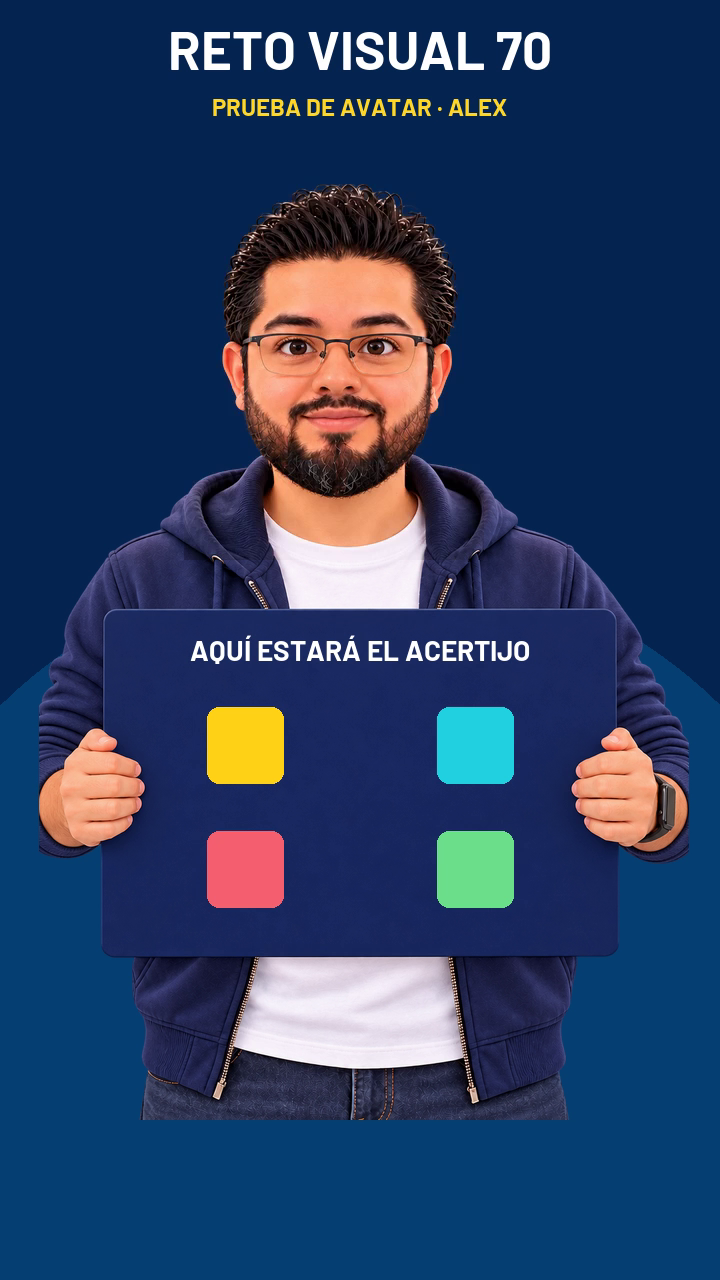
#> input picture assets/presenter/base-aprobada.png, 720 x 1280 px, found by its file name; its folder holds 4 pictures in this run
$ python second_video.py
#> lines starting #> are read from the running program, lines starting #| are printed output that depends on the picture
### daily/animate_natural.py
"""Continuous optical-flow facial morphing; approximate lip activity, not forced alignment."""
from pathlib import Path
import subprocess,json,math,hashlib,time
import cv2
import numpy as np
from PIL import Image,ImageDraw,ImageFilter


ROOT=Path(__file__).resolve().parent.parent
OLD=ROOT/'reto-visual-70/output/avatar-alex-expresivo-v2'
OUT=ROOT/'reto-visual-70/output/avatar-alex-natural-v3'
W,H,FPS,N=720,1280,30,450
cv2.setNumThreads(2)

class Morph:
    def __init__(self,a,b):
        self.a=np.asarray(a.convert('RGB'));self.b=np.asarray(b.convert('RGB'))
        ga=cv2.cvtColor(self.a,cv2.COLOR_RGB2GRAY);gb=cv2.cvtColor(self.b,cv2.COLOR_RGB2GRAY)
        opts=(.5,4,25,5,7,1.5,0)
        self.f=cv2.calcOpticalFlowFarneback(ga,gb,None,*opts)
        self.r=cv2.calcOpticalFlowFarneback(gb,ga,None,*opts)
        self.f=cv2.GaussianBlur(self.f,(5,5),0);self.r=cv2.GaussianBlur(self.r,(5,5),0)
        self.x,self.y=np.meshgrid(np.arange(self.a.shape[1],dtype=np.float32),np.arange(self.a.shape[0],dtype=np.float32))
    def at(self,t):
        t=float(np.clip(t,0,1))
        if t<.0001:return Image.fromarray(self.a)
        if t>.9999:return Image.fromarray(self.b)
        wa=cv2.remap(self.a,self.x-self.f[:,:,0]*t,self.y-self.f[:,:,1]*t,cv2.INTER_CUBIC,borderMode=cv2.BORDER_REFLECT)
        wb=cv2.remap(self.b,self.x-self.r[:,:,0]*(1-t),self.y-self.r[:,:,1]*(1-t),cv2.INTER_CUBIC,borderMode=cv2.BORDER_REFLECT)
        return Image.fromarray(cv2.addWeighted(wa,1-t,wb,t,0))

def feather(size):
    m=Image.new('L',size);d=ImageDraw.Draw(m)
    d.rounded_rectangle((8,8,size[0]-8,size[1]-8),radius=24,fill=255)
    return m.filter(ImageFilter.GaussianBlur(5))

def cells(path):
    im=Image.open(path).convert('RGB');s=im.width//2
    return [im.crop(((i%2)*s,(i//2)*s,(i%2+1)*s,(i//2+1)*s)).resize((380,380),Image.Resampling.LANCZOS) for i in range(4)]

# [41 lines left out: functions pulse, controls, not called in this run]

### daily/animate_expressive.py
import numpy as np
from PIL import Image

def align(im,ref):
    # Translation registration on stable facial areas, excluding mouth and eyes.
    a=np.asarray(im.convert('RGB'),dtype=np.float32)
    b=np.asarray(ref.convert('RGB'),dtype=np.float32)
    weights=np.zeros((380,380),bool)
    weights[18:60,100:285]=True
    weights[145:185,140:235]=True
    weights[95:155,175:202]=True
    best=(float('inf'),0,0)
    for dy in range(-14,15):
        for dx in range(-10,11):
            score=float(np.mean(np.abs(np.roll(a,(dy,dx),(0,1))[weights]-b[weights])))
            if score<best[0]:best=(score,dx,dy)
    shifted=Image.new('RGB',im.size)
    shifted.paste(im,(best[1],best[2]))
    return shifted,list(best)

### daily/second_video.py
"""Complete 70-second color memory challenge, approved avatar and Alex style. Local only."""
from pathlib import Path
from functools import lru_cache
import subprocess,json,math,time,hashlib
import numpy as np
import soundfile as sf
from PIL import Image,ImageDraw,ImageFont
import animate_natural as motion
from animate_natural import Morph,feather,cells,pulse
from animate_expressive import align

ROOT=Path(__file__).resolve().parent.parent
OUT=ROOT/'output/current'
OLD=V4=V5=NAT=ROOT/'assets/presenter'
FACE=(280,200,660,580)
COLORS={'amarillo':'#ffd52a','azul':'#48bcff','verde':'#6ee295','rojo':'#f45d70','rosa':'#ff9bcc','morado':'#c09bff','naranja':'#ffad5c','turquesa':'#48dce2'}
NAMES={'mug':'TAZA','key':'LLAVE','heart':'CORAZÓN','umbrella':'PARAGUAS','star':'ESTRELLA','leaf':'HOJA','gift':'REGALO','clock':'RELOJ'}
ROUNDS=[
 {'start':6,'mask':13,'search':14,'answer':20,'end':25,'items':[('mug','amarillo'),('key','verde'),('heart','rosa'),('umbrella','morado')],'target':'mug','new':'azul'},
 {'start':25,'mask':33,'search':34,'answer':40,'end':45,'items':[('star','rojo'),('leaf','amarillo'),('gift','morado'),('mug','azul'),('key','naranja'),('heart','rosa')],'target':'star','new':'verde'},
 {'start':45,'mask':54,'search':55,'answer':61,'end':66,'items':[('clock','azul'),('heart','rojo'),('umbrella','naranja'),('star','amarillo'),('leaf','verde'),('gift','morado'),('key','turquesa'),('mug','rosa')],'target':'clock','new':'rosa'},
]
PANEL=(154,615,567,945)
BASE=None
EPISODE=4

@lru_cache(maxsize=32)
def font(n):return ImageFont.truetype(str(ROOT/'assets/fonts/Barlow-Bold.ttf'),n)

def text(d,xy,s,n=25,color='white',anchor='mt'):
    d.text(xy,s,font=font(n),fill=color,anchor=anchor)

# [44 lines left out: functions icon, state, not called in this run]

def items(i,phase):
    r=ROUNDS[i]
    return [(name,r['new'] if phase in ['search','answer'] and name==r['target'] else color) for name,color in r['items']]

def slots(i):
    cols=[2,3,4][i];xs=[360+(j-(cols-1)/2)*(390/cols) for j in range(cols)]
    return [(round(xs[j%cols]),[743,862][j//cols]) for j in range(len(ROUNDS[i]['items']))]

# [51 lines left out: function board, not called in this run]

def validate_logic():
    assert [len(r['items']) for r in ROUNDS]==[4,6,8]
    for i,r in enumerate(ROUNDS):
        assert len(dict(r['items']))==len(r['items'])
        assert dict(r['items'])[r['target']]!=r['new']
        assert [n for n,c in items(i,'memory')]==[n for n,c in items(i,'search')]
        assert [n for (n,c),(_,c2) in zip(items(i,'memory'),items(i,'search')) if c!=c2]==[r['target']]
        assert r['search']-r['mask']==1 and r['end']-r['answer']==5
    assert ROUNDS[0]['start']==6 and ROUNDS[-1]['end']==66
    assert ROUNDS[0]['end']==ROUNDS[1]['start'] and ROUNDS[1]['end']==ROUNDS[2]['start']

def main(filename='reto-visual-70-video-002-color-v1-final.mp4'):
    global BASE
    validate_logic()
    dest=OUT/filename;assert not dest.exists()
    if not (OUT/'base-aprobada.png').exists():
        import shutil
        shutil.copyfile(V5/'base-aprobada.png',OUT/'base-aprobada.png')
    BASE=Image.open(OUT/'base-aprobada.png').convert('RGBA')
    # Registered face and geometry are exactly the approved v4 calibration; only
    # narration and corresponding motion curves are new for the actual challenge.
    av=Image.open(V4/'face-reference.png').convert('RGBA')
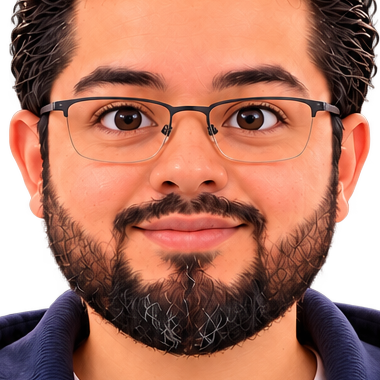
#> input picture assets/presenter/face-reference.png, 380 x 380 px
#> av is the input picture: PIL image 380x380 RGBA; mean R, G, B, A 156.3, 96.7, 78.6, 223.9
    ref=av.convert('RGB');alpha=av.getchannel('A')
    def registered(path):return [align(c,ref)[0] for c in cells(path)]
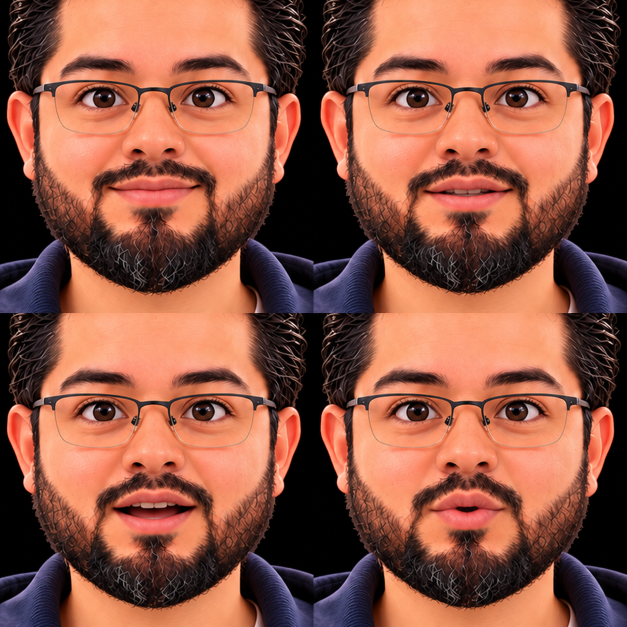
#> input picture assets/presenter/bocas-naturales-atlas.png, 1254 x 1254 px (shown at 1/2 size)
#> in cells, im is the input picture: PIL image 1254x1254 RGB; mean R, G, B 142.4, 86.4, 69.1
#> after the loop in align, `for dy in range(-14,15):`: best = (3.5, 3, 0)
#> in align, `shifted=Image.new('RGB',im.size)`: shifted: PIL image 380x380 RGB; every value is 0
    nat=registered(NAT/'bocas-naturales-atlas.png');old=registered(OLD/'expresiones-atlas.png')
#> after `nat = registered(NAT / 'bocas-naturales-atlas.png')`: nat = 4 items
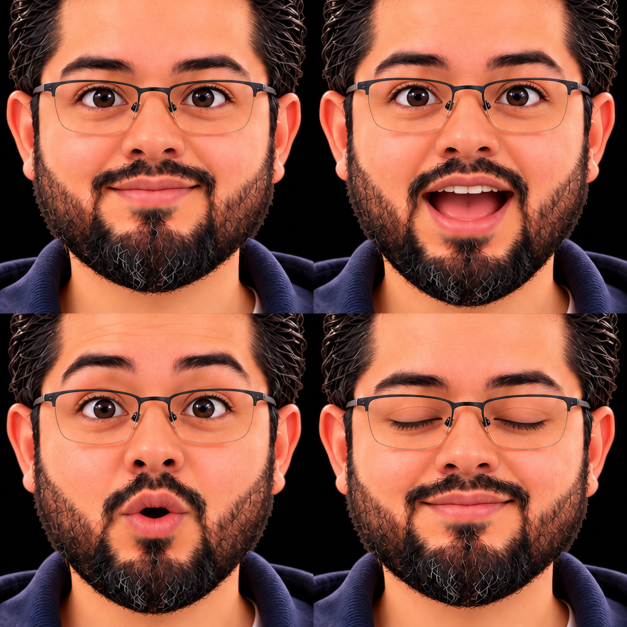
#> input picture assets/presenter/expresiones-atlas.png, 1254 x 1254 px (shown at 1/2 size)
#> in cells, im is the input picture: PIL image 1254x1254 RGB; mean R, G, B 140.2, 83.8, 67.6
#> in align (call 7), `a=np.asarray(im.convert('RGB'),dtype=np.float32)`:
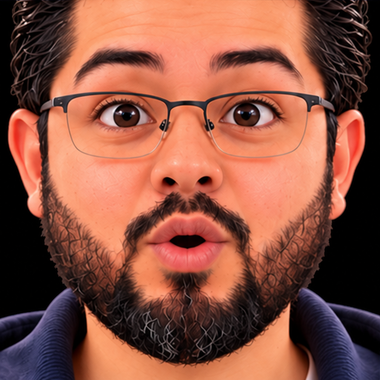
#> a: shape (380, 380, 3) float32; mean R, G, B 139.3, 82.7, 66.6
#> after the loop in align (call 7), `for dy in range(-14,15):`: best = (13.07, 1, 8)
#> in align (call 8), `a=np.asarray(im.convert('RGB'),dtype=np.float32)`:
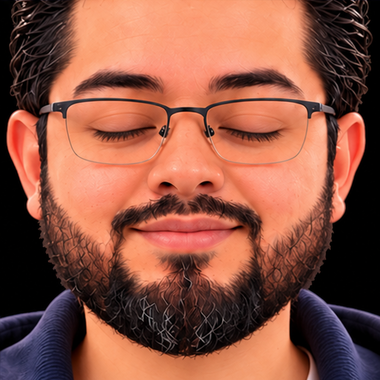
#> a: shape (380, 380, 3) float32; mean R, G, B 141.7, 84.9, 68.1
#> after the loop in align (call 8), `for dy in range(-14,15):`: best = (4.8, 3, -1)
#> in align (call 8), `shifted.paste(im,(best[1],best[2]))`:
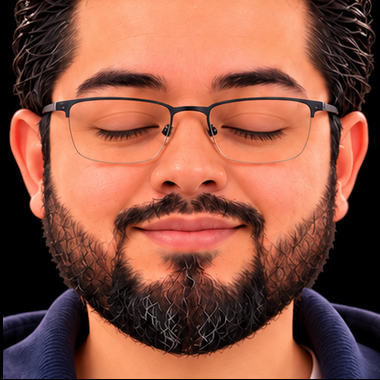
#> shifted: PIL image 380x380 RGB; mean R, G, B 141.2, 84.6, 67.8
#> after `old = registered(OLD / 'expresiones-atlas.png')`: old = 4 items
    mouthbox=(83,181,298,298);eyebox=(46,85,334,169);browbox=(63,44,317,94)
    slight=Morph(nat[1].crop(mouthbox),nat[2].crop(mouthbox)).at(.18)
    intermediate=Morph(nat[2].crop(mouthbox),old[1].crop(mouthbox)).at(.78)
    rounded=Morph(nat[3].crop(mouthbox),old[2].crop(mouthbox)).at(.50)
#> in __init__ (call 3), `ga = cv2.cvtColor(self.a, cv2.COLOR_RGB2GRAY)`:
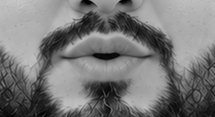
#> ga: shape (117, 215); min 0, max 202, mean 119.7
    m01=Morph(ref.crop(mouthbox),slight);m12=Morph(slight,intermediate)
    eyes=Morph(ref.crop(eyebox),old[3].crop(eyebox));brows=Morph(ref.crop(browbox),old[2].crop(browbox))
    masks={b:feather((b[2]-b[0],b[3]-b[1])) for b in [mouthbox,eyebox,browbox]}
#> masks = 3 items
    wav=OUT/'narracion-final.wav';wave,rate=sf.read(wav,dtype='float32');assert rate==24000 and len(wave)==70*rate
    narration=json.loads((OUT/'narracion.json').read_text(encoding='utf-8'))
    motion.N=2100;rows=motion.controls(wave,narration['sentences'])
    for row in rows:
        t=row['t'];row['blink']=max(pulse(t,c) for c in [1.27,4.34,8.36,12.4,17.3,22.7,28.4,32.6,37.2,42.5,48.4,52.6,57.8,63.4,68.2])
        row['brow']=sum(.23*math.exp(-.5*((t-c)/.35)**2) for c in [1.,14.5,20.5,34.5,40.5,55.5,61.5,67.])
    started=time.monotonic();round_cache={};face_cache={};saved=[]
    proc=subprocess.Popen(['ffmpeg','-v','error','-n','-f','rawvideo','-pix_fmt','rgb24','-s','720x1280','-r','30','-i','pipe:0','-i',str(wav),'-vf','scale=1080:1920:flags=lanczos,setsar=1','-c:v','libx264','-threads','2','-preset','veryfast','-crf','18','-pix_fmt','yuv420p','-c:a','aac','-b:a','128k','-t','70','-movflags','+faststart',str(dest)],stdin=subprocess.PIPE)
    sample_times=[2,8,13.5,16,22,27,33.5,36,42,48,54.5,57,63,68]
    try:
        for n,row in enumerate(rows):
            t=n/30;i,phase,end=state(t);count=max(1,math.ceil(end-t))
            im=board(i,phase,count).copy()
            j=min(.95,row['jaw']*1.20)
            # Fine temporal cache preserves smooth variation, not discrete visemes.
            key=(round(j*120),round(row['rounding']*120),round(row['blink']*60),round(row['brow']*120))
            if key not in face_cache:
                face=ref.copy();mouth=m01.at(j/.34) if j<=.34 else m12.at((j-.34)/.66)
                if row['rounding']>.005 and j>.04:
                    k=round(j*60)
                    if k not in round_cache:
                        anchor=m01.at(k/60/.34) if k/60<=.34 else m12.at((k/60-.34)/.66)
                        round_cache[k]=Morph(anchor,rounded)
                    mouth=round_cache[k].at(row['rounding']*.65*min(1,j/.25))
                face.paste(mouth,mouthbox[:2],masks[mouthbox])
                face.paste(eyes.at(row['blink']),eyebox[:2],masks[eyebox])
                face.paste(brows.at(row['brow']),browbox[:2],masks[browbox])
                layer=face.convert('RGBA');layer.putalpha(alpha)
                face_cache[key]=layer.resize((241,241),Image.Resampling.LANCZOS)
            im.alpha_composite(face_cache[key],(217,272))
            rgb=im.convert('RGB');proc.stdin.write(rgb.tobytes())
            if any(n==round(st*30) for st in sample_times):
                filename=f'frame-disenado-{n:04d}.png';rgb.resize((1080,1920),Image.Resampling.LANCZOS).save(OUT/filename);saved.append({'frame':n,'t':t,'state':[i,phase,count],'path':filename})
            if n%300==0:print(f'Render {n}/2100',flush=True)
    finally:proc.stdin.close()
    assert proc.wait()==0
    record={'status':'GENERATED_PENDING_FULL_QA','seconds':70,'fps':30,'frames':2100,'size':[1080,1920],'voice':'em_alex .96; new narration','mouth':'Approved v4 range and optical-flow calibration; new audio-driven curves','pose':'Approved v5 hugging panel','music':False,'rounds':ROUNDS,'samples':saved,'render_seconds':round(time.monotonic()-started,2),'sha256':hashlib.sha256(dest.read_bytes()).hexdigest(),'publication':False,'scheduled':False}
    (OUT/'manifest.json').write_text(json.dumps(record,ensure_ascii=False,indent=2),encoding='utf-8')
    (OUT/'controles.json').write_text(json.dumps(rows),encoding='utf-8')
    print(json.dumps(record,ensure_ascii=False),flush=True)

if __name__=='__main__':main()
#> (the call stopped at in main, `wav=OUT/'narracion-final.wav';wave,rate=sf.read(wav,dtype='float32');a..`: soundfile is not available in this run)
